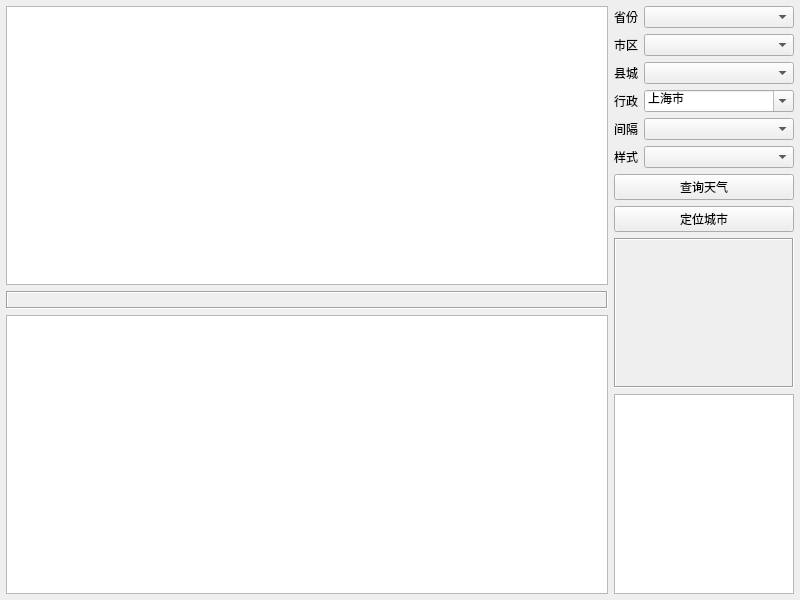
<?xml version="1.0" encoding="UTF-8"?>
<ui version="4.0">
 <class>frmWeather</class>
 <widget class="QWidget" name="frmWeather">
  <property name="geometry">
   <rect>
    <x>0</x>
    <y>0</y>
    <width>800</width>
    <height>600</height>
   </rect>
  </property>
  <property name="windowTitle">
   <string>Form</string>
  </property>
  <layout class="QGridLayout" name="gridLayout_2">
   <property name="leftMargin">
    <number>6</number>
   </property>
   <property name="topMargin">
    <number>6</number>
   </property>
   <property name="rightMargin">
    <number>6</number>
   </property>
   <property name="bottomMargin">
    <number>6</number>
   </property>
   <property name="spacing">
    <number>6</number>
   </property>
   <item row="2" column="0">
    <widget class="QTextEdit" name="textEdit">
     <property name="readOnly">
      <bool>true</bool>
     </property>
    </widget>
   </item>
   <item row="1" column="0">
    <widget class="QLabel" name="labWeather">
     <property name="frameShape">
      <enum>QFrame::Box</enum>
     </property>
     <property name="frameShadow">
      <enum>QFrame::Sunken</enum>
     </property>
     <property name="text">
      <string/>
     </property>
    </widget>
   </item>
   <item row="0" column="0">
    <widget class="QTableWidget" name="tableWidget"/>
   </item>
   <item row="0" column="1" rowspan="3">
    <widget class="QWidget" name="widget" native="true">
     <property name="minimumSize">
      <size>
       <width>180</width>
       <height>0</height>
      </size>
     </property>
     <property name="maximumSize">
      <size>
       <width>180</width>
       <height>16777215</height>
      </size>
     </property>
     <layout class="QGridLayout" name="gridLayout">
      <property name="leftMargin">
       <number>0</number>
      </property>
      <property name="topMargin">
       <number>0</number>
      </property>
      <property name="rightMargin">
       <number>0</number>
      </property>
      <property name="bottomMargin">
       <number>0</number>
      </property>
      <property name="spacing">
       <number>6</number>
      </property>
      <item row="10" column="0" colspan="2">
       <widget class="QTextEdit" name="txtMsg">
        <property name="readOnly">
         <bool>true</bool>
        </property>
       </widget>
      </item>
      <item row="5" column="1">
       <widget class="QComboBox" name="cboxStyle"/>
      </item>
      <item row="0" column="0">
       <widget class="QLabel" name="labProvince">
        <property name="text">
         <string>省份</string>
        </property>
       </widget>
      </item>
      <item row="6" column="0" colspan="2">
       <widget class="QPushButton" name="btnQuery">
        <property name="text">
         <string>查询天气</string>
        </property>
       </widget>
      </item>
      <item row="8" column="0" colspan="2">
       <widget class="QLabel" name="labType">
        <property name="minimumSize">
         <size>
          <width>0</width>
          <height>150</height>
         </size>
        </property>
        <property name="maximumSize">
         <size>
          <width>16777215</width>
          <height>150</height>
         </size>
        </property>
        <property name="frameShape">
         <enum>QFrame::Box</enum>
        </property>
        <property name="frameShadow">
         <enum>QFrame::Sunken</enum>
        </property>
        <property name="text">
         <string/>
        </property>
        <property name="alignment">
         <set>Qt::AlignCenter</set>
        </property>
       </widget>
      </item>
      <item row="1" column="1">
       <widget class="QComboBox" name="cboxCity"/>
      </item>
      <item row="3" column="1">
       <widget class="QComboBox" name="cboxName">
        <property name="editable">
         <bool>true</bool>
        </property>
        <item>
         <property name="text">
          <string>上海市</string>
         </property>
        </item>
        <item>
         <property name="text">
          <string>闵行区</string>
         </property>
        </item>
        <item>
         <property name="text">
          <string>北京市</string>
         </property>
        </item>
        <item>
         <property name="text">
          <string>南昌</string>
         </property>
        </item>
        <item>
         <property name="text">
          <string>泰和县</string>
         </property>
        </item>
       </widget>
      </item>
      <item row="4" column="1">
       <widget class="QComboBox" name="cboxInterval"/>
      </item>
      <item row="2" column="1">
       <widget class="QComboBox" name="cboxCounty"/>
      </item>
      <item row="2" column="0">
       <widget class="QLabel" name="labCounty">
        <property name="text">
         <string>县城</string>
        </property>
       </widget>
      </item>
      <item row="0" column="1">
       <widget class="QComboBox" name="cboxProvince">
        <property name="sizePolicy">
         <sizepolicy hsizetype="Expanding" vsizetype="Fixed">
          <horstretch>0</horstretch>
          <verstretch>0</verstretch>
         </sizepolicy>
        </property>
       </widget>
      </item>
      <item row="3" column="0">
       <widget class="QLabel" name="labName">
        <property name="text">
         <string>行政</string>
        </property>
       </widget>
      </item>
      <item row="1" column="0">
       <widget class="QLabel" name="labCity">
        <property name="text">
         <string>市区</string>
        </property>
       </widget>
      </item>
      <item row="4" column="0">
       <widget class="QLabel" name="labInterval">
        <property name="text">
         <string>间隔</string>
        </property>
       </widget>
      </item>
      <item row="5" column="0">
       <widget class="QLabel" name="labStyle">
        <property name="text">
         <string>样式</string>
        </property>
       </widget>
      </item>
      <item row="7" column="0" colspan="2">
       <widget class="QPushButton" name="btnLocation">
        <property name="text">
         <string>定位城市</string>
        </property>
       </widget>
      </item>
     </layout>
    </widget>
   </item>
  </layout>
 </widget>
 <tabstops>
  <tabstop>textEdit</tabstop>
  <tabstop>tableWidget</tabstop>
  <tabstop>cboxProvince</tabstop>
  <tabstop>cboxCity</tabstop>
  <tabstop>cboxCounty</tabstop>
  <tabstop>cboxName</tabstop>
  <tabstop>cboxInterval</tabstop>
  <tabstop>cboxStyle</tabstop>
  <tabstop>btnQuery</tabstop>
  <tabstop>btnLocation</tabstop>
  <tabstop>txtMsg</tabstop>
 </tabstops>
 <resources/>
 <connections/>
</ui>
